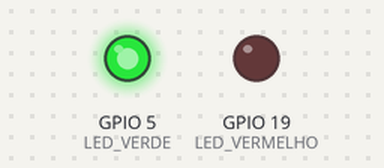
Recording of a sketch running on a simulated ESP32. Shown: output pins drawn as LEDs (lit = HIGH). WiFi joins after 1.5 s; servers stay silent unless stated; what the sketch prints to the serial monitor is not drawn.

Above: at 2.75 s.
Timing chart, 0 to 20.0 s (numbered marks = the images above):
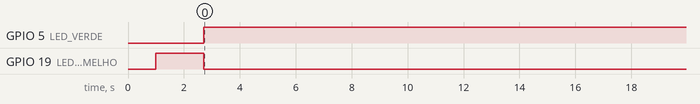

The sketch:

CaoDeGuarda.ino
```cpp
#include <WiFi.h>
#include <HTTPClient.h>

// ===== WIFI =====
#define WIFI_SSID "IoT-B08"
#define WIFI_PASS "12345678"

// ===== LED =====
#define LED_VERDE   5
#define LED_VERMELHO 19

// ===== API =====
const char* urlHealthCheck = "https://jsonplaceholder.typicode.com/todos/1";

const unsigned long INTERVALO_MS = 15000;
unsigned long ultimaChecagem = 0;

void sinalOk() {
  digitalWrite(LED_VERDE, HIGH);
  digitalWrite(LED_VERMELHO, LOW);
  Serial.println("[STATUS] Servidor OK - LED VERDE aceso");
}

void sinalErro(const char* motivo) {
  digitalWrite(LED_VERDE, LOW);
  digitalWrite(LED_VERMELHO, HIGH);
  Serial.print("[ERRO] ");
  Serial.println(motivo);
}

void reconectarWifi() {
  if (WiFi.status() == WL_CONNECTED) return;

  sinalErro("WiFi desconectado! Tentando reconectar...");
  WiFi.disconnect();
  WiFi.begin(WIFI_SSID, WIFI_PASS);

  int tentativas = 0;
  while (WiFi.status() != WL_CONNECTED && tentativas < 20) {
    delay(500);
    Serial.print(".");
    tentativas++;
  }

  if (WiFi.status() == WL_CONNECTED) {
    Serial.println("\n[WiFi] Reconectado!");
    Serial.print("[WiFi] IP: ");
    Serial.println(WiFi.localIP());
  } else {
    Serial.println("\n[WiFi] Falha na reconexão.");
  }
}

void verificarServidor() {
  HTTPClient http;
  http.begin(urlHealthCheck);
  http.setTimeout(10000);

  int httpCode = http.GET();

  if (httpCode == 200) {
    sinalOk();
  } else if (httpCode > 0) {
    char msg[50];
    snprintf(msg, sizeof(msg), "Servidor retornou código %d", httpCode);
    sinalErro(msg);
  } else {

    sinalErro("Falha ao conectar ao servidor (sem resposta)");
  }

  Serial.print("[HTTP] Código retornado: ");
  Serial.println(httpCode);

  http.end();
}

void setup() {
  Serial.begin(115200);
  delay(1000);

  pinMode(LED_VERDE, OUTPUT);
  pinMode(LED_VERMELHO, OUTPUT);

  sinalErro("Inicializando...");

  Serial.print("[WiFi] Conectando a ");
  Serial.println(WIFI_SSID);
  WiFi.begin(WIFI_SSID, WIFI_PASS);

  while (WiFi.status() != WL_CONNECTED) {
    delay(500);
    Serial.print(".");
  }

  Serial.println("\n[WiFi] Conectado!");
  Serial.print("[WiFi] IP: ");
  Serial.println(WiFi.localIP());

  verificarServidor();
  ultimaChecagem = millis();
}

void loop() {
  if (WiFi.status() != WL_CONNECTED) {
    digitalWrite(LED_VERDE, LOW);
    digitalWrite(LED_VERMELHO, HIGH);
    WiFi.reconnect();
    delay(5000);
    return;
  }

  digitalWrite(LED_VERDE, HIGH);
  digitalWrite(LED_VERMELHO, LOW);

  if (millis() - ultimaChecagem >= INTERVALO_MS) {
    ultimaChecagem = millis();
    verificarServidor();
  }
}
```

Measured:
- by itself, GPIO 5 (LED_VERDE): LOW → HIGH at 2.7 s
- by itself, GPIO 19 (LED_VERMELHO): HIGH → LOW at 2.7 s
